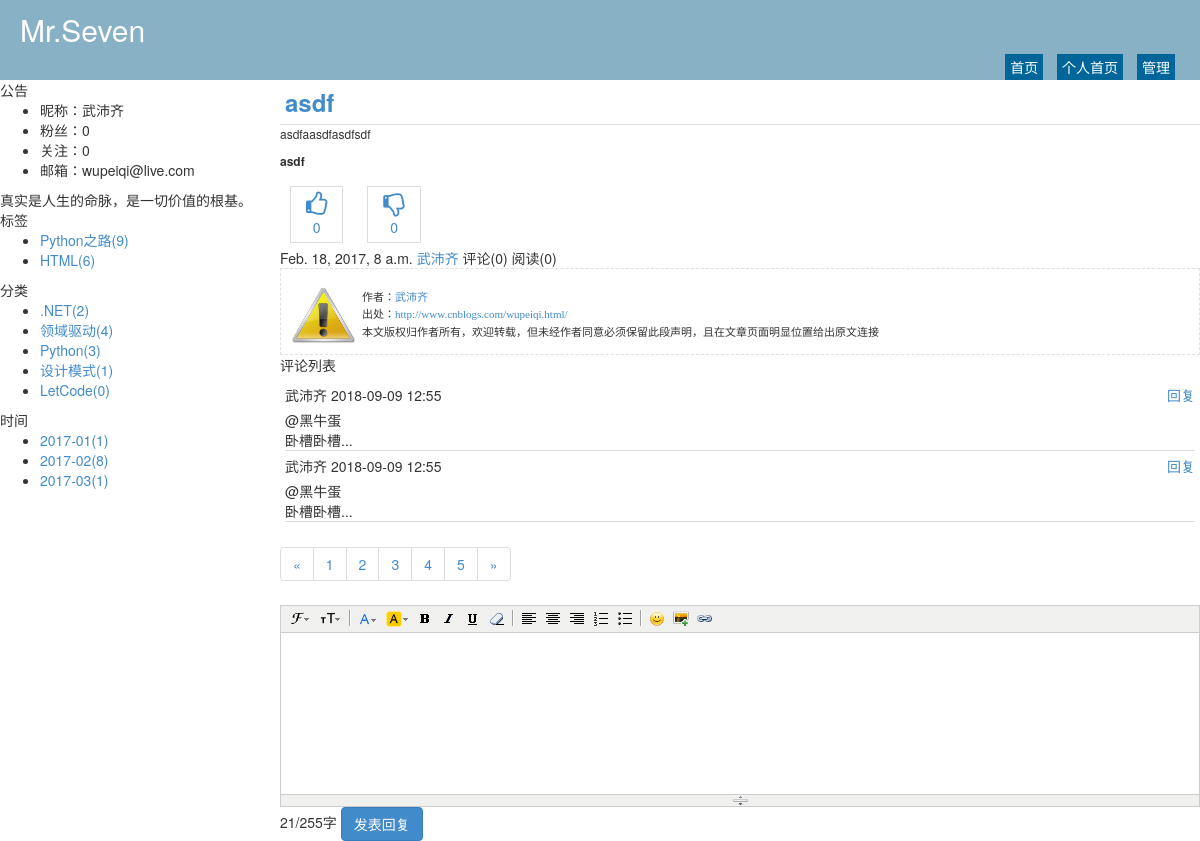
Page /wupeiqi/13.html on the committed database.
### repository/models.py (models this page shows)
class Blog(models.Model):
    nid = models.BigAutoField(primary_key=True)
    title = models.CharField(verbose_name='个人博客标题', max_length=64)
    site = models.CharField(verbose_name='个人博客前缀', max_length=32, unique=True)
    theme = models.CharField(verbose_name='博客主题', max_length=32)
    user = models.OneToOneField(to='UserInfo', to_field='nid')

class UserInfo(models.Model):
    nid = models.BigAutoField(primary_key=True)
    username = models.CharField(verbose_name='用户名', max_length=32, unique=True)
    password = models.CharField(verbose_name='密码', max_length=64)
    nickname = models.CharField(verbose_name='昵称', max_length=32)
    email = models.EmailField(verbose_name='邮箱', unique=True)
    avatar = models.ImageField(verbose_name='头像')
    create_time = models.DateTimeField(verbose_name='创建时间', auto_now_add=True)
    fans = models.ManyToManyField(verbose_name='粉丝们',
                                  to='UserInfo',
                                  through='UserFans',
                                  related_name='f',
                                  through_fields=('user', 'follower'))

class Tag(models.Model):
    nid = models.AutoField(primary_key=True)
    title = models.CharField(verbose_name='标签名称', max_length=32)
    blog = models.ForeignKey(verbose_name='所属博客', to='Blog', to_field='nid')

class Category(models.Model):
    nid = models.AutoField(primary_key=True)
    title = models.CharField(verbose_name='分类标题', max_length=32)
    blog = models.ForeignKey(verbose_name='所属博客', to='Blog', to_field='nid')

class Article(models.Model):
    nid = models.BigAutoField(primary_key=True)
    title = models.CharField(verbose_name='文章标题', max_length=128)
    summary = models.CharField(verbose_name='文章简介', max_length=255)
    read_count = models.IntegerField(default=0)
    comment_count = models.IntegerField(default=0)
    up_count = models.IntegerField(default=0)
    down_count = models.IntegerField(default=0)
    create_time = models.DateTimeField(verbose_name='创建时间', auto_now_add=True)
    blog = models.ForeignKey(verbose_name='所属博客', to='Blog', to_field='nid')
    category = models.ForeignKey(verbose_name='文章类型', to='Category', to_field='nid', null=True)
    type_choices = [
        (1, "Python"),
        (2, "Linux"),
        (3, "OpenStack"),
        (4, "GoLang"),
    ]
    article_type_id = models.IntegerField(choices=type_choices, default=None)
    tags = models.ManyToManyField(
        to="Tag",
        through='Article2Tag',
        through_fields=('article', 'tag'),
    )

class ArticleDetail(models.Model):
    content = models.TextField(verbose_name='文章内容', )
    article = models.OneToOneField(verbose_name='所属文章', to='Article', to_field='nid')

### web/views/home.py (the view)
# urls.py: url(r'^(?P<site>\w+)/(?P<nid>\d+).html$', home.detail),
def detail(request, site, nid):
    blog = models.Blog.objects.filter(site=site).select_related('user').first()
    tag_list = models.Tag.objects.filter(blog=blog)
    category_list = models.Category.objects.filter(blog=blog)
    date_list = models.Article.objects.raw(
        'select nid, count(nid) as num,strftime("%Y-%m",create_time) as ctime from repository_article group by strftime("%Y-%m",create_time)')
    article = models.Article.objects.filter(blog=blog, nid=nid).select_related('category', 'articledetail').first()
    comment_list = models.Comment.objects.filter(article=article).select_related('reply')
    return render(
        request,
        'home_detail.html',
        {
            'blog': blog,
            'article': article,
            'comment_list': comment_list,
            'tag_list': tag_list,
            'category_list': category_list,
            'date_list': date_list,
        }
    )

### templates/home_detail.html (shortened to what this page needs)
{% extends 'home_layout.html' %}
{% block css %}
    <link rel="stylesheet" href="/static/plugins/kindeditor/themes/default/default.css"/>
{% endblock %}
{% block content %}
    <div class="art-title">
        <a>{{ article.title }}</a>
    </div>
    <div class="art-content">
        {{ article.articledetail.content|safe }}
    </div>
    <div class="art-recommend clearfix">
        <div class="recommend">
            <a href="#" class="up"
               style="margin: 5px 10px;display: inline-block;padding: 5px 15px;border: 1px solid #dddddd;text-align: center;">
                <i class="fa fa-thumbs-o-up fa-3" aria-hidden="true" style="font-size: 25px"></i>
                <div>{{ article.up_count }}</div>
            </a>
            <a href="#" class="down"
               style="margin: 5px 30px 5px 10px;display: inline-block;padding: 5px 15px;border: 1px solid #dddddd;text-align: center;">
                <i class="fa fa-thumbs-o-down fa-3" aria-hidden="true" style="font-size: 25px"></i>
                <div>{{ article.down_count }}</div>
            </a>
        </div>
    </div>
    <div class="art-tips clearfix">
        <div class="tips">
            <span class="ctime">{{ article.create_time }}</span>
            <a class="author">{{ blog.user.nickname }}</a>
            <span class="comment-count">评论({{ article.comment_count }})</span>
            <span class="read-count">阅读({{ article.read_count }})</span>
        </div>
    </div>
    <div id="AllanboltSignature">
        <div style="border-bottom: #e0e0e0 1px dashed; border-left: #e0e0e0 1px dashed; padding: 10px; font-family: 微软雅黑; font-size: 11px; border-top: #e0e0e0 1px dashed; border-right: #e0e0e0 1px dashed; "
             id="PSignature">
            <div style="float:left;width:70px;">
                <img src="/static/imgs/o_Warning.png" style="width:65px;height:65px">
            </div>
            <div style="float:left;padding-top:10px;">
                <div style="padding: 1px">作者：<a href="http://www.cnblogs.com/wupeiqi/"
                                                target="_blank">{{ blog.user.nickname }}</a></div>
                <div style="padding: 1px">出处：<a href="http://www.cnblogs.com/wupeiqi/" target="_blank">http://www.cnblogs.com/{{ blog.site }}.html/</a>
                </div>
                <div style="padding: 1px">本文版权归作者所有，欢迎转载，但未经作者同意必须保留此段声明，且在文章页面明显位置给出原文连接</div>
            </div>
        </div>
    </div>
    <div class="art-comment">
        <div class="comment-title">
            评论列表
        </div>
        <div class="comment-list">
            <div class="comment-item">
                <div class="reply-title clearfix">
                    <div class="user-info">
                        <span>武沛齐</span>
                        <span>2018-09-09 12:55</span>
                    </div>
                    <div class="reply">
                        <a href="#">回复</a>
                    </div>
                </div>
                <div class="reply-body">
                    <div class="reply-user">@黑牛蛋</div>
                    <div class="content">
                        卧槽卧槽...
                    </div>
                </div>
            </div>
            <div class="comment-item">
                <div class="reply-title clearfix">
                    <div class="user-info">
                        <span>武沛齐</span>
                        <span>2018-09-09 12:55</span>
                    </div>
                    <div class="reply">
                        <a href="#">回复</a>
                    </div>
                </div>
                <div class="reply-body">
                    <div class="reply-user">@黑牛蛋</div>
                    <div class="content">
                        卧槽卧槽...
                    </div>
                </div>
            </div>
        </div>
        <div class="comment-list-pager">
            <ul class="pagination">
                <li><a href="#">&laquo;</a></li>
                <li><a href="#">1</a></li>
                <li><a href="#">2</a></li>
                <li><a href="#">3</a></li>
                <li><a href="#">4</a></li>
                <li><a href="#">5</a></li>
                <li><a href="#">&raquo;</a></li>
            </ul>
        </div>
        <div class="comment-area">
            <div class="reply-area" style="position: relative;">
            </div>
            <div>
                <div class="reply-btn">
                    <span><span>21</span>/255字</span>
                    <a class="btn btn-primary">发表回复</a>
                </div>
            </div>
        </div>
    </div>
{% endblock %}

### templates/home_layout.html (shortened to what this page needs)
<!DOCTYPE html>
<html>
<head lang="en">
    <link rel="stylesheet" href="/static/plugins/bootstrap/css/bootstrap.css"/>
    <link rel="stylesheet" href="/static/plugins/font-awesome/css/font-awesome.css"/>
    <link rel="stylesheet" href="/static/css/edmure.css"/>
    <link rel="stylesheet" href="/static/css/commons.css"/>
    <link rel="stylesheet" href="/static/css/row-avatar.css"/>
    <link rel="stylesheet" href="/static/css/theme/{{ blog.theme }}.css"/>
    {% block css %}{% endblock %}
</head>
<body>
<div class="pg-header">
    <div class="title">{{ blog.title }}</div>
    <div class="menu-list">
        <a class="menu-item" href="/">首页</a>
        <a class="menu-item" href="/{{ blog.site }}.html">个人首页</a>
        <a class="menu-item" href="/backend/index.html">管理</a>
    </div>
</div>
<div class="pg-body">
    <div class="body-menu">
        <div class="notice">
            <div class="notice-header">公告</div>
            <div class="notice-body">
                <ul>
                    <li>昵称：{{ blog.user.nickname }}</li>
                    <li>粉丝：{{ blog.user.fans.count }}</li>
                    <li>关注：{{ blog.user.f.count }}</li>
                    <li>邮箱：{{ blog.user.email }}</li>
                </ul>
                <div class="memo">
                    真实是人生的命脉，是一切价值的根基。
                </div>
            </div>
        </div>
        <div class="tags">
            <div class="tags-header">标签</div>
            <div class="tags-body">
                <ul>
                    {% for tag in tag_list %}
                        <li><a href="/{{ blog.site }}/tag/{{ tag.nid }}.html">{{ tag.title }}({{ tag.article_set.count }})</a></li>
                    {% endfor %}
                </ul>
            </div>
        </div>
        <div class="types">
            <div class="types-header">分类</div>
            <div class="types-body">
                <ul>
                    {% for tag in category_list %}
                        <li><a href="/{{ blog.site }}/category/{{ tag.nid }}.html">{{ tag.title }}({{ tag.article_set.count }})</a></li>
                    {% endfor %}
                </ul>
            </div>
        </div>
        <div class="dates">
            <div class="dates-header">时间</div>
            <div class="dates-body">
                <ul>
                    {% for tag in date_list %}
                        <li><a href="/{{ blog.site }}/date/{{ tag.ctime }}.html">{{ tag.ctime}}({{ tag.num}})</a></li>
                    {% endfor %}
                </ul>
            </div>
        </div>
    </div>
    <div class="body-content">
        {% block content %}{% endblock %}
    </div>
</div>
</body>
</html>

### static/css/commons.css (style rules this page uses)
img { border: 0; }

### static/css/theme/default.css (style rules this page uses)
.pg-header { height: 80px; background-color: #89b1c6; position: relative; color: #ffffff; }
.pg-header .title { font-size: 30px; line-height: 60px; margin-left: 20px; }
.pg-header .menu-list { position: absolute; bottom: 0; right: 20px; }
.pg-header .menu-list a { color: #ffffff; display: inline-block; padding: 3px 5px; margin: 0 5px; background-color: #006699; }
.pg-body { min-width: 980px; position: relative; }
.pg-body .body-menu { position: absolute; left: 0; width: 280px; }
.pg-body .body-content { position: absolute; right: 0; left: 280px; overflow: scroll; }
.pg-body .body-content .art-title { font-size: 24px; font-weight: bold; border-bottom: 1px solid #dddddd; padding: 5px; }
.pg-body .body-content .art-content { font-size: 12px; }
.pg-body .body-content .art-comment .comment-list { padding: 5px; }
.pg-body .body-content .art-comment .comment-list .comment-item { border-bottom: 1px solid #dddddd; }
.pg-body .body-content .art-comment .comment-list .reply-title { margin: 5px 0; }
.pg-body .body-content .art-comment .comment-list .reply-title .user-info { float: left; }
.pg-body .body-content .art-comment .comment-list .reply-title .reply { float: right; }

### rows in the picture
Blog: title "Mr.Seven", user.nickname "武沛齐", user.fans.count "0", user.f.count "0", user.email "wupeiqi@live.com", site "wupeiqi"
Tag: title "Python之路", article_set.count "9"
Tag: title "HTML", article_set.count "6"
Category: title ".NET", article_set.count "2"
Category: title "领域驱动", article_set.count "4"
Category: title "Python", article_set.count "3"
Category: title "设计模式", article_set.count "1"
Category: title "LetCode", article_set.count "0"
Article: ctime "2017-01", num "1"
Article: ctime "2017-02", num "8"
Article: ctime "2017-03", num "1"
Article: title "asdf", articledetail.content "asdfaa sdfasdf sdf asdf", up_count "0", down_count "0", create_time "Feb. 18, 2017, 8 a.m.", comment_count "0", read_count "0"
